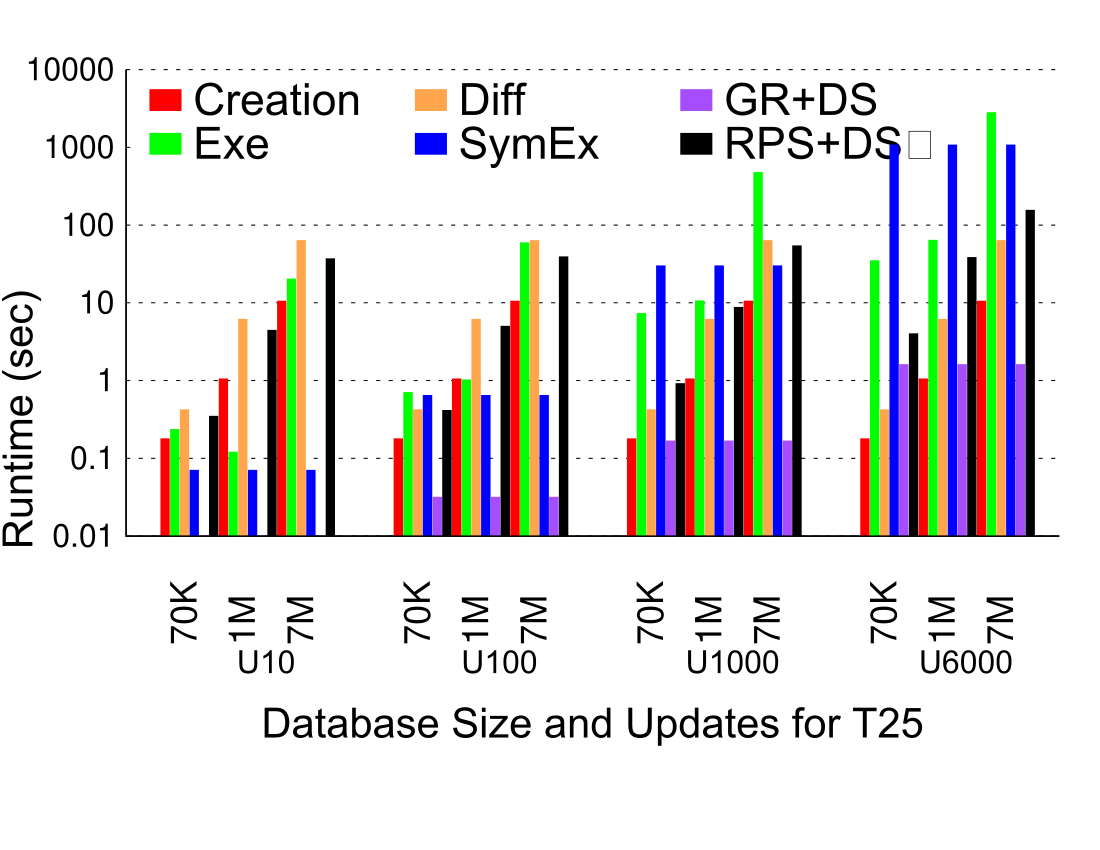

Write the gnuplot code that produced this figure.
# length/width ratio and terminal
set size ratio 0.5
set terminal postscript color enhanced  
set output 'totalCost25.ps'

# Margins
set tmargin 0
set bmargin 12
set rmargin 0
set lmargin 4

# border
set border 3 front linetype -1 linewidth 1.000
set boxwidth 0.95 absolute
set style fill   solid 1.00 noborder

# line styles
set linetype 1 lt -1 lw 1 lc rgb "#FF0000"
set linetype 2 lt -1 lw 1 lc rgb "#00FF00"
set linetype 3 lt -1 lw 1 lc rgb "#ffa64d"
set linetype 4 lt -1 lw 1 lc rgb "#0000FF"
set linetype 5 lt -1 lw 1 lc rgb "#a64dff"
set linetype 6 lt -1 lw 1 lc rgb "#000000"

set linetype cycle 6

# Grid
set grid nopolar
set grid noxtics nomxtics ytics nomytics noztics nomztics \
 nox2tics nomx2tics noy2tics nomy2tics nocbtics nomcbtics
set grid layerdefault   linetype 0 linewidth 3.000,  linetype 0 linewidth 1.000

# Key
set key nobox autotitles columnhead Left reverse left
set key font "Arial,32"
#set key height -4
set key width 10
set key samplen 2
set key spacing 4
set key maxrows 2
#set key at -0.5,1000

# style - histogram
set style histogram clustered gap 0.2 title  offset character 2, 0.25, 0
set datafile missing '-'
set style data histograms
#set style histogram rowstacked

# Axis
set xtics border in scale 0,0 nomirror rotate by 90  offset character 0, -5, 0 autojustify
set xtics norangelimit font ",26"
set xtics   ()

set logscale y
set yrange [ 0.01 : 10000 ]
set ytics border in scale 0,0 mirror norotate  offset character 0, 0, 0 autojustify
set ytics font ",23"

set xlabel font "Arial,30"
set xlabel "\nDatabase Size and Updates for T25" 
set xlabel  offset character 0, -5, 0  norotate

set ylabel "Runtime (sec)" 
set ylabel font "Arial,30"
set ylabel offset character -0.4, -6, 0

# Plot command
plot newhistogram "{/Arial=23 U10}" lt 1 , 'totalCost25.csv' using 2:xtic(1) t col, '' using 3:xtic(1) t col, '' using 4 t col, '' using 5 t col, '' using 6 t col, '' using 7:xtic(1) t col,\
	 newhistogram "{/Arial=23 U100}" lt 1 , '' u 8:xtic(1) notitle , '' u 9 notitle, '' u 10 notitle, '' u 11 notitle, '' u 12 notitle, '' u 13 notitle, \
	 newhistogram "{/Arial=23 U1000}" lt 1 , '' u 14:xtic(1) notitle , '' u 15:xtic(1) notitle, '' u 16 notitle, '' u 17 notitle, '' u 18 notitle, '' u 19 notitle, \
	 newhistogram "{/Arial=23 U6000}" lt 1, '' u 20:xtic(1) notitle , '' u 21:xtic(1) notitle, '' u 22 notitle, '' u 23 notitle, '' u 24 notitle, '' u 25 notitle 
